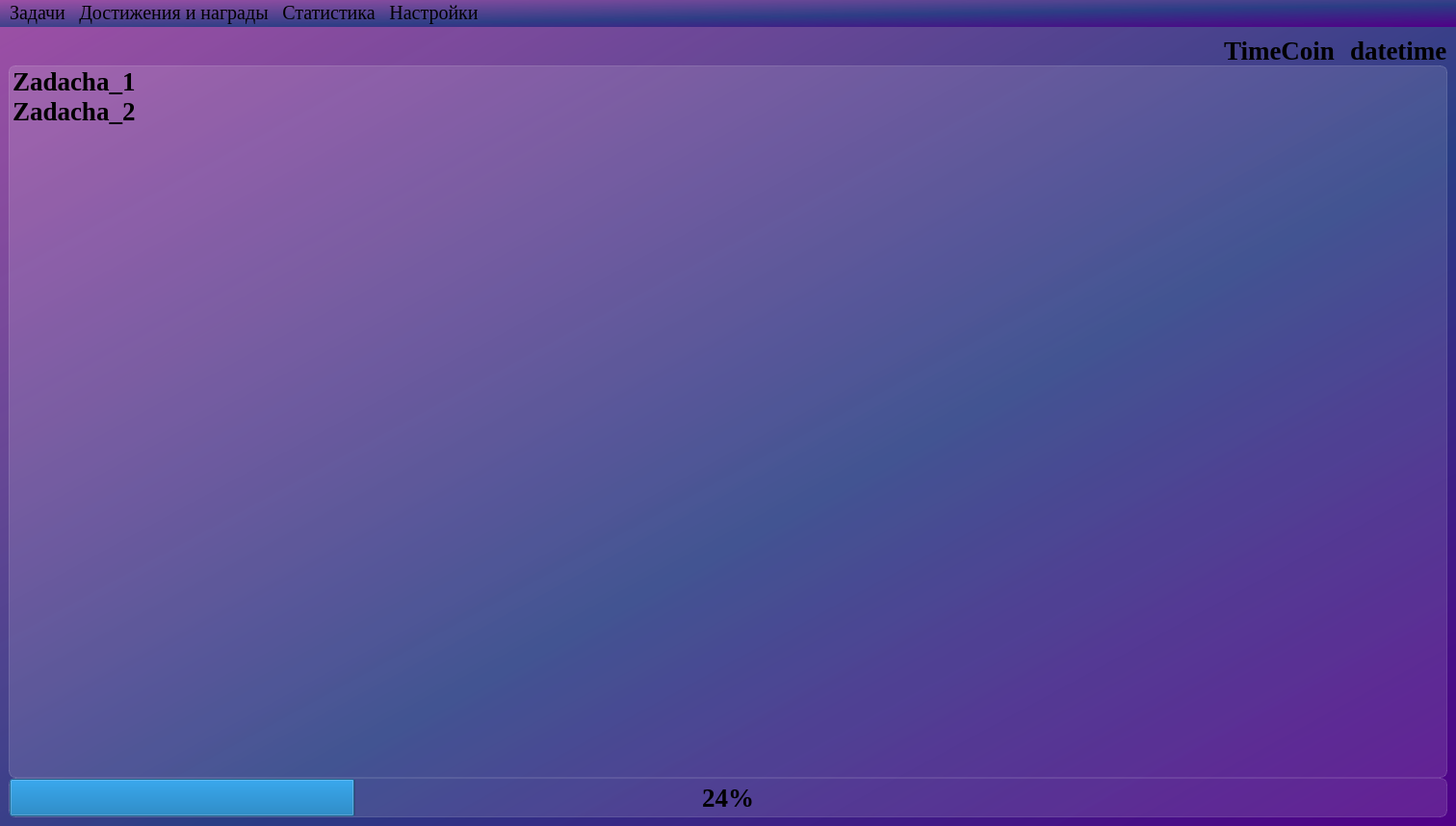
<?xml version="1.0" encoding="UTF-8"?>
<ui version="4.0">
 <class>MainWindow</class>
 <widget class="QMainWindow" name="MainWindow">
  <property name="geometry">
   <rect>
    <x>0</x>
    <y>0</y>
    <width>1512</width>
    <height>858</height>
   </rect>
  </property>
  <property name="minimumSize">
   <size>
    <width>0</width>
    <height>0</height>
   </size>
  </property>
  <property name="maximumSize">
   <size>
    <width>16777215</width>
    <height>16777215</height>
   </size>
  </property>
  <property name="windowTitle">
   <string>TimeQuest</string>
  </property>
  <property name="styleSheet">
   <string notr="true">background-color: qlineargradient(spread:pad, x1:1, y1:1, x2:0, y2:0, stop:0 rgba(81, 0, 135, 255), stop:0.427447 rgba(41, 61, 132, 235), stop:1 rgba(155, 79, 165, 255));
font-family: Liberation Serif;</string>
  </property>
  <widget class="QWidget" name="centralwidget">
   <property name="maximumSize">
    <size>
     <width>16777215</width>
     <height>16777215</height>
    </size>
   </property>
   <layout class="QVBoxLayout" name="verticalLayout">
    <item>
     <layout class="QVBoxLayout" name="verticalLayout_main">
      <property name="spacing">
       <number>0</number>
      </property>
      <property name="sizeConstraint">
       <enum>QLayout::SetDefaultConstraint</enum>
      </property>
      <item>
       <layout class="QHBoxLayout" name="horizontalLayout_top" stretch="0,0,0,0,0">
        <property name="spacing">
         <number>0</number>
        </property>
        <property name="sizeConstraint">
         <enum>QLayout::SetDefaultConstraint</enum>
        </property>
        <property name="leftMargin">
         <number>0</number>
        </property>
        <item>
         <spacer name="horizontalSpacer">
          <property name="orientation">
           <enum>Qt::Horizontal</enum>
          </property>
          <property name="sizeHint" stdset="0">
           <size>
            <width>40</width>
            <height>20</height>
           </size>
          </property>
         </spacer>
        </item>
        <item>
         <widget class="QLabel" name="label_icon_timecoins">
          <property name="maximumSize">
           <size>
            <width>23</width>
            <height>16777215</height>
           </size>
          </property>
          <property name="styleSheet">
           <string notr="true">font-weight: bold; 
font-size: 20pt;
background-color: none;
border: none;</string>
          </property>
          <property name="pixmap">
           <pixmap resource="../icons/res-rc.qrc">:/icons/coins.svg</pixmap>
          </property>
         </widget>
        </item>
        <item>
         <widget class="QLabel" name="label_timecoins">
          <property name="maximumSize">
           <size>
            <width>115</width>
            <height>16777215</height>
           </size>
          </property>
          <property name="styleSheet">
           <string notr="true">font-weight: bold;
font-size: 20pt;
background-color: none;
border: none;</string>
          </property>
          <property name="text">
           <string>TimeCoins</string>
          </property>
         </widget>
        </item>
        <item>
         <widget class="QLabel" name="label_icon_datetime">
          <property name="maximumSize">
           <size>
            <width>23</width>
            <height>16777215</height>
           </size>
          </property>
          <property name="styleSheet">
           <string notr="true">font-weight: bold; 
font-size: 20pt;
background-color: none;
border: none;</string>
          </property>
          <property name="pixmap">
           <pixmap resource="../icons/res-rc.qrc">:/icons/time.svg</pixmap>
          </property>
         </widget>
        </item>
        <item>
         <widget class="QLabel" name="label_datetime">
          <property name="maximumSize">
           <size>
            <width>200</width>
            <height>16777215</height>
           </size>
          </property>
          <property name="styleSheet">
           <string notr="true">font-weight: bold;
font-size: 20pt;
background-color: none;
border: none;</string>
          </property>
          <property name="text">
           <string>datetime</string>
          </property>
         </widget>
        </item>
       </layout>
      </item>
      <item>
       <layout class="QHBoxLayout" name="horizontalLayout_center">
        <item>
         <widget class="QListWidget" name="listWidget_tasks">
          <property name="styleSheet">
           <string notr="true">QListView {
font-weight: bold;
font-size: 20pt;
background-color: rgba(255, 255, 255, 30);
border: 1px solid rgba(255, 255, 255, 40);
border-radius: 7px;
}

QListView::item:selected {
border: none;
color: rgba(255, 255, 255);
background-color: rgba(255, 255, 255, 50);
}</string>
          </property>
          <item>
           <property name="text">
            <string>Zadacha_1</string>
           </property>
           <property name="checkState">
            <enum>Unchecked</enum>
           </property>
           <property name="flags">
            <set>ItemIsSelectable|ItemIsEditable|ItemIsDragEnabled|ItemIsUserCheckable|ItemIsEnabled</set>
           </property>
          </item>
          <item>
           <property name="text">
            <string>Zadacha_2</string>
           </property>
           <property name="checkState">
            <enum>Unchecked</enum>
           </property>
           <property name="flags">
            <set>ItemIsSelectable|ItemIsEditable|ItemIsDragEnabled|ItemIsUserCheckable|ItemIsEnabled</set>
           </property>
          </item>
         </widget>
        </item>
       </layout>
      </item>
      <item>
       <layout class="QHBoxLayout" name="horizontalLayout_down">
        <property name="spacing">
         <number>0</number>
        </property>
        <item>
         <widget class="QProgressBar" name="progressBar_done_tasks">
          <property name="minimumSize">
           <size>
            <width>0</width>
            <height>0</height>
           </size>
          </property>
          <property name="styleSheet">
           <string notr="true">background-color: rgba(255, 255, 255, 30);
border: 1px solid rgba(255, 255, 255, 40);
border-radius: 7px;
font-weight: bold;
font-size: 20pt;
text-align: center;</string>
          </property>
          <property name="value">
           <number>24</number>
          </property>
          <property name="textVisible">
           <bool>true</bool>
          </property>
         </widget>
        </item>
       </layout>
      </item>
     </layout>
    </item>
   </layout>
  </widget>
  <widget class="QMenuBar" name="menubar">
   <property name="geometry">
    <rect>
     <x>0</x>
     <y>0</y>
     <width>1512</width>
     <height>22</height>
    </rect>
   </property>
   <property name="font">
    <font>
     <family>Liberation Serif</family>
     <pointsize>15</pointsize>
    </font>
   </property>
   <widget class="QMenu" name="menu_tasks">
    <property name="title">
     <string>Задачи</string>
    </property>
    <addaction name="action_add_task"/>
   </widget>
   <widget class="QMenu" name="menu_statistic">
    <property name="title">
     <string>Статистика</string>
    </property>
    <addaction name="action_show_statistics"/>
   </widget>
   <widget class="QMenu" name="menu_settings">
    <property name="title">
     <string>Настройки</string>
    </property>
    <addaction name="action_change_theme"/>
   </widget>
   <widget class="QMenu" name="menu_achievements">
    <property name="title">
     <string>Достижения и награды</string>
    </property>
    <addaction name="action_list_achievements"/>
   </widget>
   <addaction name="menu_tasks"/>
   <addaction name="menu_achievements"/>
   <addaction name="menu_statistic"/>
   <addaction name="menu_settings"/>
  </widget>
  <action name="action_add_task">
   <property name="text">
    <string>Добавить задачу</string>
   </property>
  </action>
  <action name="action_list_achievements">
   <property name="text">
    <string>Список достижений</string>
   </property>
  </action>
  <action name="action_show_statistics">
   <property name="text">
    <string>Просмотр статистики</string>
   </property>
  </action>
  <action name="action_change_theme">
   <property name="text">
    <string>Сменить тему приложения</string>
   </property>
  </action>
 </widget>
 <tabstops>
  <tabstop>listWidget_tasks</tabstop>
 </tabstops>
 <resources>
  <include location="../icons/res-rc.qrc"/>
 </resources>
 <connections/>
</ui>
